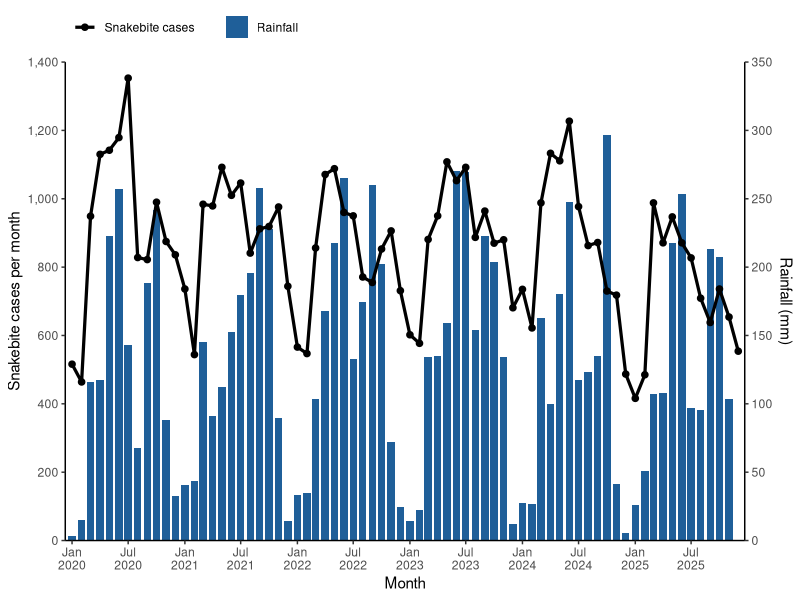
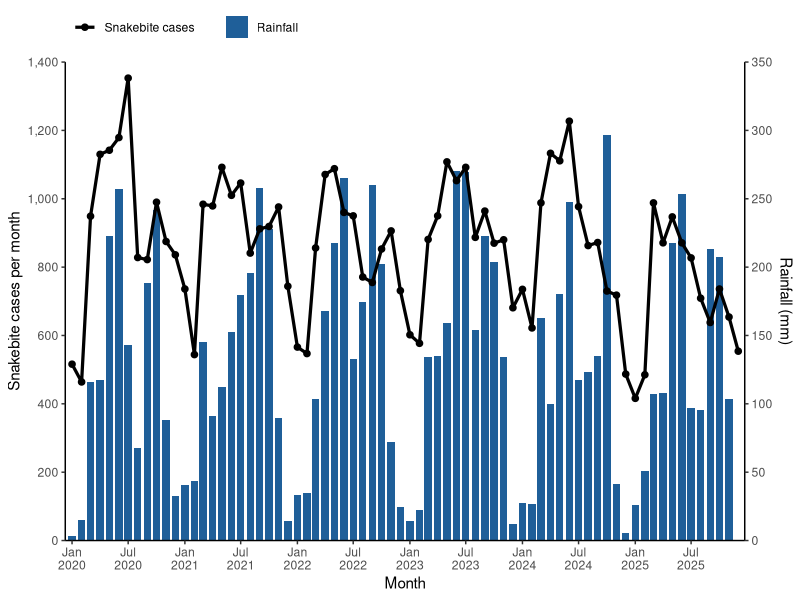
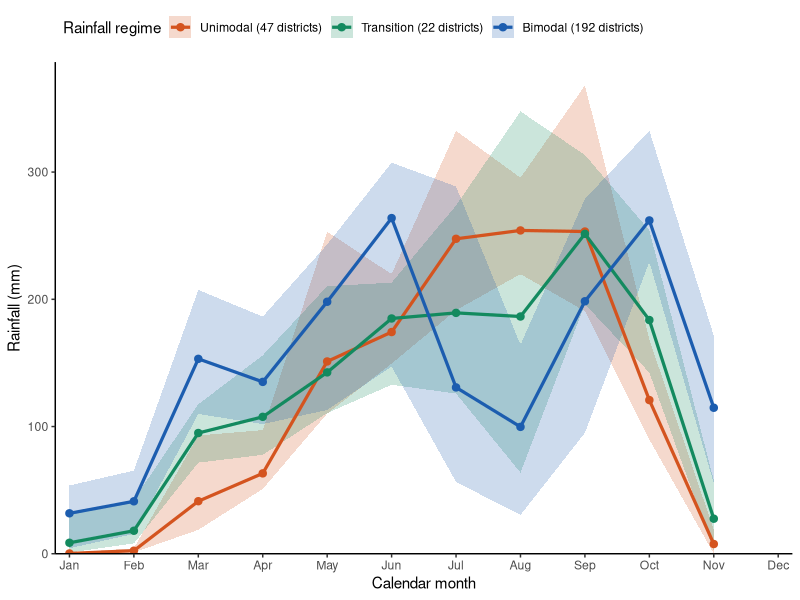
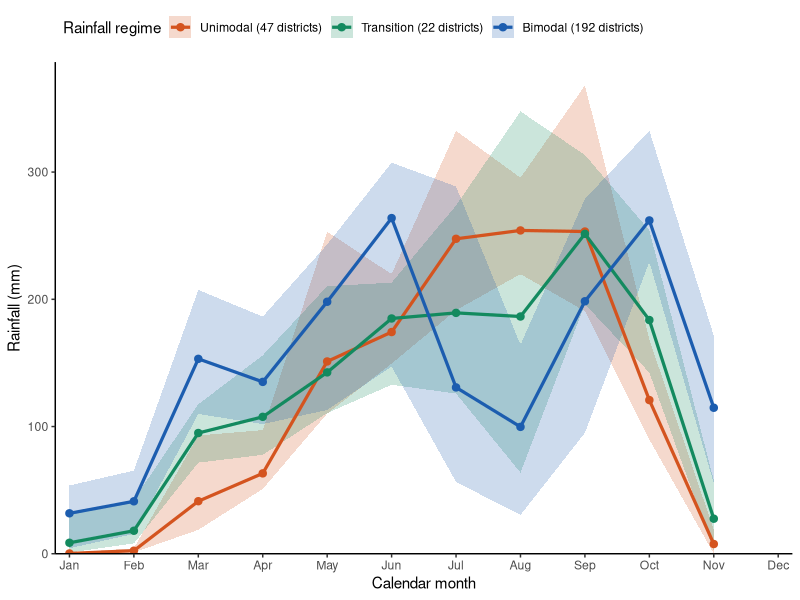
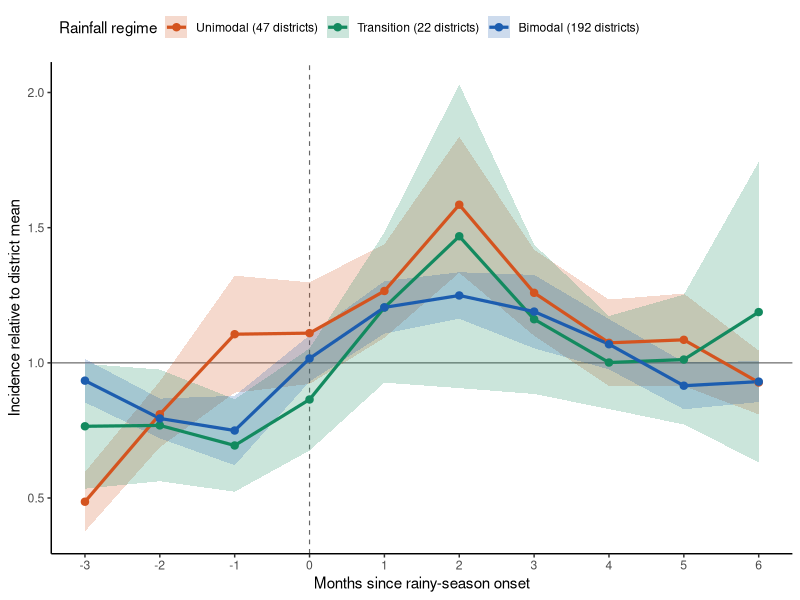
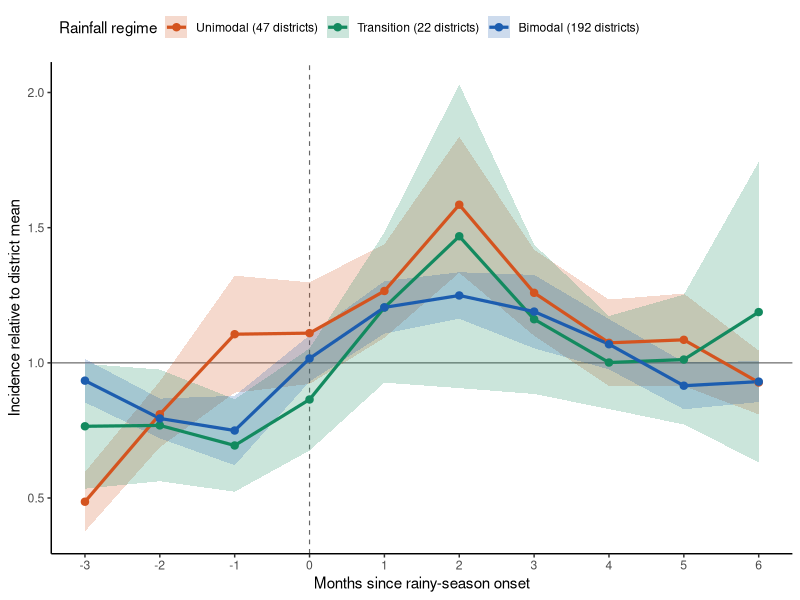

These charts were generated, in order, by the following R code:
# Descriptive figures for Results sections 3.1 and 3.2, January 2020 - December 2025.
#   Fig 2: national monthly snakebite cases (line, left axis) and monthly rainfall of the average district (bars, right axis)
#   Fig 3: monthly rainfall by calendar month and rainfall regime (line = mean over years, band = range over years)
#   Rainfall is the monthly total in mm (NASA POWER daily mean x days in the month), averaged over districts.
#   S1 Fig: incidence relative to the district mean by months since rainy-season onset (mean and 95% CI over district-years);
#          onset = first month from February with mean rainfall >= 2 mm/day (section 2.3)
# Regime colours match the Fig 1 map. No titles on the images: captions are in the manuscript.
# Run from the repository root:  Rscript analysis/figures_descriptive.R
suppressPackageStartupMessages({
  library(readr); library(dplyr); library(tidyr); library(ggplot2); library(scales)
})

d <- read_csv("data/snakebite_unified_district_month.csv", show_col_types = FALSE) |>
  filter(include_main == 1) |>
  mutate(date = as.Date(paste0(date, "-01")),
         days = as.integer(as.Date(format(date + 31, "%Y-%m-01")) - date),
         rain_mm = rainfall * days)                      # monthly total rainfall (mm) from the daily mean (mm/day)

REG_COL <- c(Unimodal = "#D4541F", Transition = "#138A5F", Bimodal = "#1C5DAF")   # deeper shades of the Fig 1 map hues
REG_LAB <- c(Unimodal = "Unimodal (47 districts)", Transition = "Transition (22 districts)", Bimodal = "Bimodal (192 districts)")
CASE_COL <- "#000000"; RAIN_COL <- "#1F5F99"
d <- d |> mutate(regime = factor(tools::toTitleCase(regime), levels = names(REG_COL)))

theme_pub <- function(base = 11) {
  theme_classic(base_size = base) +
    theme(legend.position = "top", legend.justification = "left")
}
save_fig <- function(p, name, w, h) {
  ggsave(file.path("figures", paste0(name, ".png")), p, width = w, height = h, dpi = 300, bg = "white")
  ggsave(file.path("figures", paste0(name, ".pdf")), p, width = w, height = h, device = cairo_pdf, bg = "white")
  message("saved figures/", name, ".png and .pdf")
}

# ---- Fig 2: national monthly cases and rainfall --------------------------------------------------------
nat <- d |> group_by(date) |>
  summarise(cases = sum(cases_total), rainfall = mean(rain_mm, na.rm = TRUE), .groups = "drop")
K <- 4                                             # rainfall (mm) x K is drawn on the cases scale
p2 <- ggplot(nat, aes(date)) +
  geom_col(aes(y = rainfall * K, fill = "Rainfall"), width = 24) +
  geom_line(aes(y = cases, colour = "Snakebite cases"), linewidth = 1.1) +
  geom_point(aes(y = cases, colour = "Snakebite cases"), size = 1.9) +
  scale_fill_manual(values = c("Rainfall" = RAIN_COL), name = NULL) +
  scale_colour_manual(values = c("Snakebite cases" = CASE_COL), name = NULL) +
  scale_y_continuous(name = "Snakebite cases per month", labels = label_comma(), limits = c(0, 1400),
                     breaks = seq(0, 1400, 200), expand = c(0, 0),
                     sec.axis = sec_axis(~ . / K, name = "Rainfall (mm)", breaks = seq(0, 350, 50))) +
  scale_x_date(name = "Month", limits = as.Date(c("2019-12-10", "2025-12-22")),
               breaks = seq(as.Date("2020-01-01"), as.Date("2025-07-01"), by = "6 months"),
               date_labels = "%b\n%Y", expand = c(0, 0)) +
  guides(colour = guide_legend(order = 1), fill = guide_legend(order = 2)) +
  theme_pub()
save_fig(p2, "Fig2", 8.0, 4.6)

cat("\nNational monthly totals\n"); print(summary(nat$cases))
cat("max:"); print(nat[which.max(nat$cases), ]); cat("min:"); print(nat[which.min(nat$cases), ]); cat("rain range (mm):", range(nat$rainfall), "\n")
pk <- nat |> mutate(year = format(date, "%Y")) |> group_by(year) |>
  summarise(total = sum(cases), peak_month = format(date[which.max(cases)], "%b"), peak = max(cases),
            low_month = format(date[which.min(cases)], "%b"), low = min(cases),
            rain_peak = format(date[which.max(rainfall)], "%b"))
print(pk)
cat("correlation of cases with rainfall at lags 0-3 months:\n")
for (k in 0:3) cat(" lag", k, round(cor(nat$cases[(k + 1):nrow(nat)], nat$rainfall[1:(nrow(nat) - k)]), 2), "\n")

# ---- Fig 3: rainfall by calendar month and regime ------------------------------------------------------
rs <- d |> group_by(regime, year, month) |> summarise(rain = mean(rain_mm), .groups = "drop") |>
  group_by(regime, month) |> summarise(mean = mean(rain), lo = min(rain), hi = max(rain), .groups = "drop")
p3 <- ggplot(rs, aes(month, mean, colour = regime, fill = regime)) +
  geom_ribbon(aes(ymin = lo, ymax = hi), alpha = 0.22, colour = NA) +
  geom_line(linewidth = 1.1) + geom_point(size = 2.2) +
  scale_colour_manual(values = REG_COL, labels = REG_LAB, name = "Rainfall regime") +
  scale_fill_manual(values = REG_COL, labels = REG_LAB, name = "Rainfall regime") +
  scale_x_continuous(breaks = 1:12, labels = month.abb, expand = expansion(mult = 0.02)) +
  scale_y_continuous(limits = c(0, NA), expand = expansion(mult = c(0, 0.05))) +
  labs(x = "Calendar month", y = "Rainfall (mm)") + theme_pub()
save_fig(p3, "Fig3", 7.0, 4.4)
print(as.data.frame(rs |> mutate(across(c(mean, lo, hi), \(x) round(x)))))

# ---- Fig 4: relative incidence by months since onset ---------------------------------------------------
d <- d |> mutate(rate = cases_total / population) |> group_by(district) |> mutate(rr = rate / mean(rate)) |> ungroup()
onset <- d |> filter(month >= 2, rainfall >= 2) |> group_by(district, year, regime) |>
  summarise(t0 = min(t), .groups = "drop")
ev <- onset |> crossing(k = -3:6) |> mutate(t = t0 + k) |>
  inner_join(select(d, district, t, rr), by = c("district", "t")) |>
  group_by(regime, k) |> summarise(m = mean(rr), se = sd(rr) / sqrt(n()), .groups = "drop") |>
  mutate(lo = m - 1.96 * se, hi = m + 1.96 * se)
p4 <- ggplot(ev, aes(k, m, colour = regime, fill = regime)) +
  geom_hline(yintercept = 1, colour = "grey40", linewidth = 0.4) +
  geom_vline(xintercept = 0, colour = "grey40", linewidth = 0.4, linetype = "dashed") +
  geom_ribbon(aes(ymin = lo, ymax = hi), alpha = 0.22, colour = NA) +
  geom_line(linewidth = 1.1) + geom_point(size = 2.2) +
  scale_colour_manual(values = REG_COL, labels = REG_LAB, name = "Rainfall regime") +
  scale_fill_manual(values = REG_COL, labels = REG_LAB, name = "Rainfall regime") +
  scale_x_continuous(breaks = -3:6) +
  labs(x = "Months since rainy-season onset", y = "Incidence relative to district mean") + theme_pub()
save_fig(p4, "S1_Fig", 7.0, 4.4)
cat("\nRelative incidence by months since onset\n"); print(as.data.frame(ev |> mutate(across(c(m, lo, hi), \(x) round(x, 2)))))
